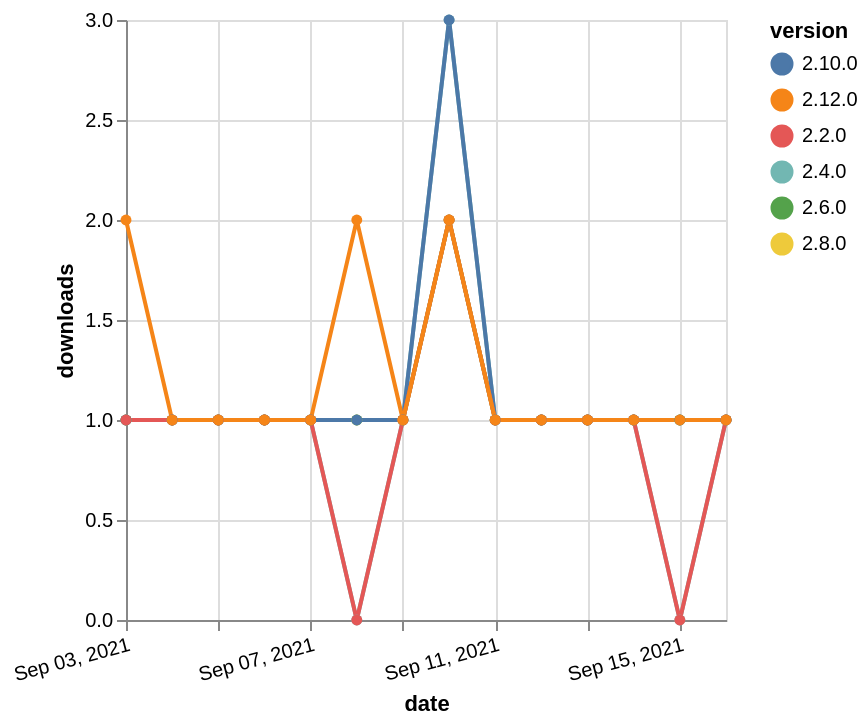

Source (Vega-Lite JSON):
### Vega-Lite specification from a JSON file in a GitHub repository (floating-point values rounded to 4 significant figures)
{"$schema": "https://vega.github.io/schema/vega-lite/v5.json", "description": "A simple bar chart with embedded data.", "data": {"values": [{"date": "2021-09-03", "total": 325, "delta": 1, "version": "2.4.0"}, {"date": "2021-09-04", "total": 326, "delta": 1, "version": "2.4.0"}, {"date": "2021-09-05", "total": 327, "delta": 1, "version": "2.4.0"}, {"date": "2021-09-06", "total": 328, "delta": 1, "version": "2.4.0"}, {"date": "2021-09-07", "total": 329, "delta": 1, "version": "2.4.0"}, {"date": "2021-09-08", "total": 329, "delta": 0, "version": "2.4.0"}, {"date": "2021-09-09", "total": 330, "delta": 1, "version": "2.4.0"}, {"date": "2021-09-10", "total": 333, "delta": 3, "version": "2.4.0"}, {"date": "2021-09-11", "total": 334, "delta": 1, "version": "2.4.0"}, {"date": "2021-09-12", "total": 335, "delta": 1, "version": "2.4.0"}, {"date": "2021-09-13", "total": 336, "delta": 1, "version": "2.4.0"}, {"date": "2021-09-14", "total": 337, "delta": 1, "version": "2.4.0"}, {"date": "2021-09-15", "total": 337, "delta": 0, "version": "2.4.0"}, {"date": "2021-09-16", "total": 338, "delta": 1, "version": "2.4.0"}, {"date": "2021-09-03", "total": 158, "delta": 1, "version": "2.8.0"}, {"date": "2021-09-04", "total": 159, "delta": 1, "version": "2.8.0"}, {"date": "2021-09-05", "total": 160, "delta": 1, "version": "2.8.0"}, {"date": "2021-09-06", "total": 161, "delta": 1, "version": "2.8.0"}, {"date": "2021-09-07", "total": 162, "delta": 1, "version": "2.8.0"}, {"date": "2021-09-08", "total": 163, "delta": 1, "version": "2.8.0"}, {"date": "2021-09-09", "total": 164, "delta": 1, "version": "2.8.0"}, {"date": "2021-09-10", "total": 166, "delta": 2, "version": "2.8.0"}, {"date": "2021-09-11", "total": 167, "delta": 1, "version": "2.8.0"}, {"date": "2021-09-12", "total": 168, "delta": 1, "version": "2.8.0"}, {"date": "2021-09-13", "total": 169, "delta": 1, "version": "2.8.0"}, {"date": "2021-09-14", "total": 170, "delta": 1, "version": "2.8.0"}, {"date": "2021-09-15", "total": 171, "delta": 1, "version": "2.8.0"}, {"date": "2021-09-16", "total": 172, "delta": 1, "version": "2.8.0"}, {"date": "2021-09-03", "total": 176, "delta": 1, "version": "2.6.0"}, {"date": "2021-09-04", "total": 177, "delta": 1, "version": "2.6.0"}, {"date": "2021-09-05", "total": 178, "delta": 1, "version": "2.6.0"}, {"date": "2021-09-06", "total": 179, "delta": 1, "version": "2.6.0"}, {"date": "2021-09-07", "total": 180, "delta": 1, "version": "2.6.0"}, {"date": "2021-09-08", "total": 181, "delta": 1, "version": "2.6.0"}, {"date": "2021-09-09", "total": 182, "delta": 1, "version": "2.6.0"}, {"date": "2021-09-10", "total": 184, "delta": 2, "version": "2.6.0"}, {"date": "2021-09-11", "total": 185, "delta": 1, "version": "2.6.0"}, {"date": "2021-09-12", "total": 186, "delta": 1, "version": "2.6.0"}, {"date": "2021-09-13", "total": 187, "delta": 1, "version": "2.6.0"}, {"date": "2021-09-14", "total": 188, "delta": 1, "version": "2.6.0"}, {"date": "2021-09-15", "total": 189, "delta": 1, "version": "2.6.0"}, {"date": "2021-09-16", "total": 190, "delta": 1, "version": "2.6.0"}, {"date": "2021-09-03", "total": 177, "delta": 1, "version": "2.10.0"}, {"date": "2021-09-04", "total": 178, "delta": 1, "version": "2.10.0"}, {"date": "2021-09-05", "total": 179, "delta": 1, "version": "2.10.0"}, {"date": "2021-09-06", "total": 180, "delta": 1, "version": "2.10.0"}, {"date": "2021-09-07", "total": 181, "delta": 1, "version": "2.10.0"}, {"date": "2021-09-08", "total": 182, "delta": 1, "version": "2.10.0"}, {"date": "2021-09-09", "total": 183, "delta": 1, "version": "2.10.0"}, {"date": "2021-09-10", "total": 186, "delta": 3, "version": "2.10.0"}, {"date": "2021-09-11", "total": 187, "delta": 1, "version": "2.10.0"}, {"date": "2021-09-12", "total": 188, "delta": 1, "version": "2.10.0"}, {"date": "2021-09-13", "total": 189, "delta": 1, "version": "2.10.0"}, {"date": "2021-09-14", "total": 190, "delta": 1, "version": "2.10.0"}, {"date": "2021-09-15", "total": 191, "delta": 1, "version": "2.10.0"}, {"date": "2021-09-16", "total": 192, "delta": 1, "version": "2.10.0"}, {"date": "2021-09-03", "total": 230, "delta": 1, "version": "2.2.0"}, {"date": "2021-09-04", "total": 231, "delta": 1, "version": "2.2.0"}, {"date": "2021-09-05", "total": 232, "delta": 1, "version": "2.2.0"}, {"date": "2021-09-06", "total": 233, "delta": 1, "version": "2.2.0"}, {"date": "2021-09-07", "total": 234, "delta": 1, "version": "2.2.0"}, {"date": "2021-09-08", "total": 234, "delta": 0, "version": "2.2.0"}, {"date": "2021-09-09", "total": 235, "delta": 1, "version": "2.2.0"}, {"date": "2021-09-10", "total": 237, "delta": 2, "version": "2.2.0"}, {"date": "2021-09-11", "total": 238, "delta": 1, "version": "2.2.0"}, {"date": "2021-09-12", "total": 239, "delta": 1, "version": "2.2.0"}, {"date": "2021-09-13", "total": 240, "delta": 1, "version": "2.2.0"}, {"date": "2021-09-14", "total": 241, "delta": 1, "version": "2.2.0"}, {"date": "2021-09-15", "total": 241, "delta": 0, "version": "2.2.0"}, {"date": "2021-09-16", "total": 242, "delta": 1, "version": "2.2.0"}, {"date": "2021-09-03", "total": 120, "delta": 2, "version": "2.12.0"}, {"date": "2021-09-04", "total": 121, "delta": 1, "version": "2.12.0"}, {"date": "2021-09-05", "total": 122, "delta": 1, "version": "2.12.0"}, {"date": "2021-09-06", "total": 123, "delta": 1, "version": "2.12.0"}, {"date": "2021-09-07", "total": 124, "delta": 1, "version": "2.12.0"}, {"date": "2021-09-08", "total": 126, "delta": 2, "version": "2.12.0"}, {"date": "2021-09-09", "total": 127, "delta": 1, "version": "2.12.0"}, {"date": "2021-09-10", "total": 129, "delta": 2, "version": "2.12.0"}, {"date": "2021-09-11", "total": 130, "delta": 1, "version": "2.12.0"}, {"date": "2021-09-12", "total": 131, "delta": 1, "version": "2.12.0"}, {"date": "2021-09-13", "total": 132, "delta": 1, "version": "2.12.0"}, {"date": "2021-09-14", "total": 133, "delta": 1, "version": "2.12.0"}, {"date": "2021-09-15", "total": 134, "delta": 1, "version": "2.12.0"}, {"date": "2021-09-16", "total": 135, "delta": 1, "version": "2.12.0"}]}, "width": "container", "mark": {"type": "line", "point": {"filled": true}}, "encoding": {"x": {"field": "date", "type": "temporal", "timeUnit": "yearmonthdate", "title": "date", "axis": {"labelAngle": -15}}, "y": {"field": "delta", "type": "quantitative", "title": "downloads"}, "color": {"field": "version", "type": "nominal"}, "tooltip": {"field": "delta"}}}
